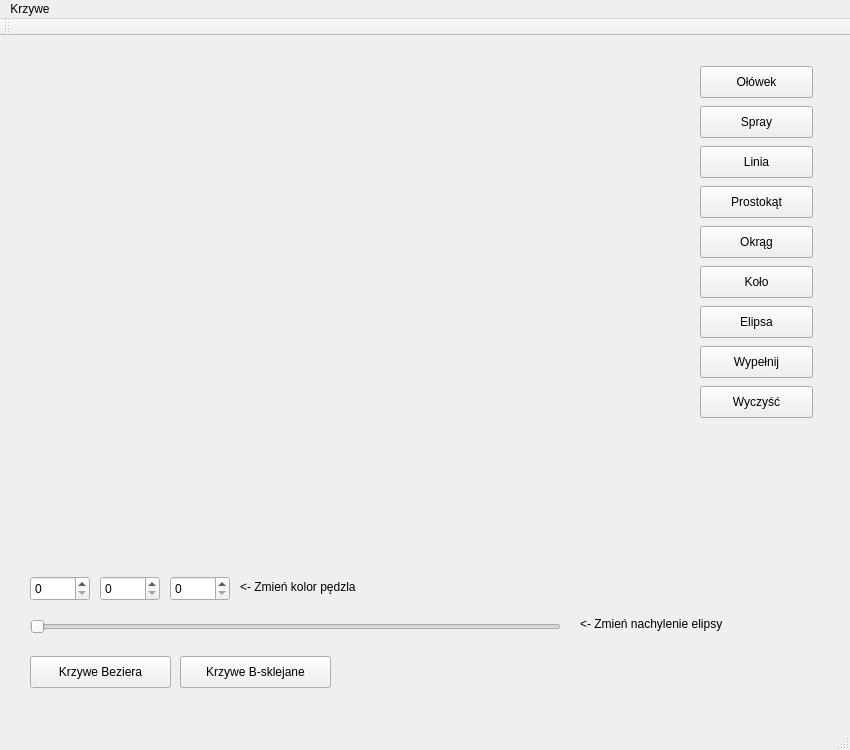
<?xml version="1.0" encoding="UTF-8"?>
<ui version="4.0">
 <class>MainWindow</class>
 <widget class="QMainWindow" name="MainWindow">
  <property name="geometry">
   <rect>
    <x>0</x>
    <y>0</y>
    <width>850</width>
    <height>750</height>
   </rect>
  </property>
  <property name="windowTitle">
   <string>MainWindow</string>
  </property>
  <widget class="QWidget" name="centralWidget">
   <widget class="MyCanvas" name="myCanvas" native="true">
    <property name="geometry">
     <rect>
      <x>19</x>
      <y>29</y>
      <width>650</width>
      <height>500</height>
     </rect>
    </property>
   </widget>
   <widget class="QPushButton" name="pencilButton">
    <property name="geometry">
     <rect>
      <x>700</x>
      <y>30</y>
      <width>113</width>
      <height>32</height>
     </rect>
    </property>
    <property name="text">
     <string>Ołówek</string>
    </property>
   </widget>
   <widget class="QPushButton" name="sprayButton">
    <property name="geometry">
     <rect>
      <x>700</x>
      <y>70</y>
      <width>113</width>
      <height>32</height>
     </rect>
    </property>
    <property name="text">
     <string>Spray</string>
    </property>
   </widget>
   <widget class="QPushButton" name="lineButton">
    <property name="geometry">
     <rect>
      <x>700</x>
      <y>110</y>
      <width>113</width>
      <height>32</height>
     </rect>
    </property>
    <property name="text">
     <string>Linia</string>
    </property>
   </widget>
   <widget class="QPushButton" name="rectangleButton">
    <property name="geometry">
     <rect>
      <x>700</x>
      <y>150</y>
      <width>113</width>
      <height>32</height>
     </rect>
    </property>
    <property name="text">
     <string>Prostokąt</string>
    </property>
   </widget>
   <widget class="QPushButton" name="clearButton">
    <property name="geometry">
     <rect>
      <x>700</x>
      <y>350</y>
      <width>113</width>
      <height>32</height>
     </rect>
    </property>
    <property name="text">
     <string>Wyczyść</string>
    </property>
   </widget>
   <widget class="QSpinBox" name="rValueSpinBox">
    <property name="geometry">
     <rect>
      <x>30</x>
      <y>540</y>
      <width>60</width>
      <height>25</height>
     </rect>
    </property>
    <property name="maximum">
     <number>255</number>
    </property>
   </widget>
   <widget class="QSpinBox" name="gValueSpinBox">
    <property name="geometry">
     <rect>
      <x>100</x>
      <y>540</y>
      <width>60</width>
      <height>25</height>
     </rect>
    </property>
    <property name="maximum">
     <number>255</number>
    </property>
   </widget>
   <widget class="QSpinBox" name="bValueSpinBox">
    <property name="geometry">
     <rect>
      <x>170</x>
      <y>540</y>
      <width>60</width>
      <height>25</height>
     </rect>
    </property>
    <property name="maximum">
     <number>255</number>
    </property>
   </widget>
   <widget class="QLabel" name="brushColorLabel">
    <property name="geometry">
     <rect>
      <x>240</x>
      <y>543</y>
      <width>141</width>
      <height>16</height>
     </rect>
    </property>
    <property name="text">
     <string>&lt;- Zmień kolor pędzla</string>
    </property>
   </widget>
   <widget class="QPushButton" name="circleButton">
    <property name="geometry">
     <rect>
      <x>700</x>
      <y>190</y>
      <width>113</width>
      <height>32</height>
     </rect>
    </property>
    <property name="text">
     <string>Okrąg</string>
    </property>
   </widget>
   <widget class="QPushButton" name="filledCircleButton">
    <property name="geometry">
     <rect>
      <x>700</x>
      <y>230</y>
      <width>113</width>
      <height>32</height>
     </rect>
    </property>
    <property name="text">
     <string>Koło</string>
    </property>
   </widget>
   <widget class="QPushButton" name="ellipseButton">
    <property name="geometry">
     <rect>
      <x>700</x>
      <y>270</y>
      <width>113</width>
      <height>32</height>
     </rect>
    </property>
    <property name="text">
     <string>Elipsa</string>
    </property>
   </widget>
   <widget class="QLabel" name="ellipseSlopeLabel">
    <property name="geometry">
     <rect>
      <x>580</x>
      <y>580</y>
      <width>171</width>
      <height>16</height>
     </rect>
    </property>
    <property name="text">
     <string>&lt;- Zmień nachylenie elipsy</string>
    </property>
   </widget>
   <widget class="QSlider" name="ellipseSlopeSlider">
    <property name="geometry">
     <rect>
      <x>30</x>
      <y>580</y>
      <width>531</width>
      <height>22</height>
     </rect>
    </property>
    <property name="maximum">
     <number>360</number>
    </property>
    <property name="value">
     <number>0</number>
    </property>
    <property name="sliderPosition">
     <number>0</number>
    </property>
    <property name="orientation">
     <enum>Qt::Horizontal</enum>
    </property>
   </widget>
   <widget class="QPushButton" name="bezierCurveButton">
    <property name="geometry">
     <rect>
      <x>30</x>
      <y>620</y>
      <width>141</width>
      <height>32</height>
     </rect>
    </property>
    <property name="text">
     <string>Krzywe Beziera</string>
    </property>
   </widget>
   <widget class="QPushButton" name="bSplineCurveButton">
    <property name="geometry">
     <rect>
      <x>180</x>
      <y>620</y>
      <width>151</width>
      <height>32</height>
     </rect>
    </property>
    <property name="text">
     <string>Krzywe B-sklejane</string>
    </property>
   </widget>
   <widget class="QPushButton" name="floodFillButton">
    <property name="geometry">
     <rect>
      <x>700</x>
      <y>310</y>
      <width>113</width>
      <height>32</height>
     </rect>
    </property>
    <property name="text">
     <string>Wypełnij</string>
    </property>
   </widget>
  </widget>
  <widget class="QMenuBar" name="menuBar">
   <property name="geometry">
    <rect>
     <x>0</x>
     <y>0</y>
     <width>850</width>
     <height>22</height>
    </rect>
   </property>
   <widget class="QMenu" name="curveMenu">
    <property name="title">
     <string>Krzywe</string>
    </property>
    <addaction name="bezierCurveAction"/>
    <addaction name="bSplineCurveAction"/>
   </widget>
   <addaction name="curveMenu"/>
  </widget>
  <widget class="QToolBar" name="mainToolBar">
   <attribute name="toolBarArea">
    <enum>TopToolBarArea</enum>
   </attribute>
   <attribute name="toolBarBreak">
    <bool>false</bool>
   </attribute>
  </widget>
  <widget class="QStatusBar" name="statusBar"/>
  <action name="bezierCurveAction">
   <property name="text">
    <string>Beziera</string>
   </property>
  </action>
  <action name="bSplineCurveAction">
   <property name="text">
    <string>B-sklejone</string>
   </property>
  </action>
 </widget>
 <layoutdefault spacing="6" margin="11"/>
 <customwidgets>
  <customwidget>
   <class>MyCanvas</class>
   <extends>QWidget</extends>
   <header>mycanvas.h</header>
   <container>1</container>
  </customwidget>
 </customwidgets>
 <resources/>
 <connections/>
</ui>
